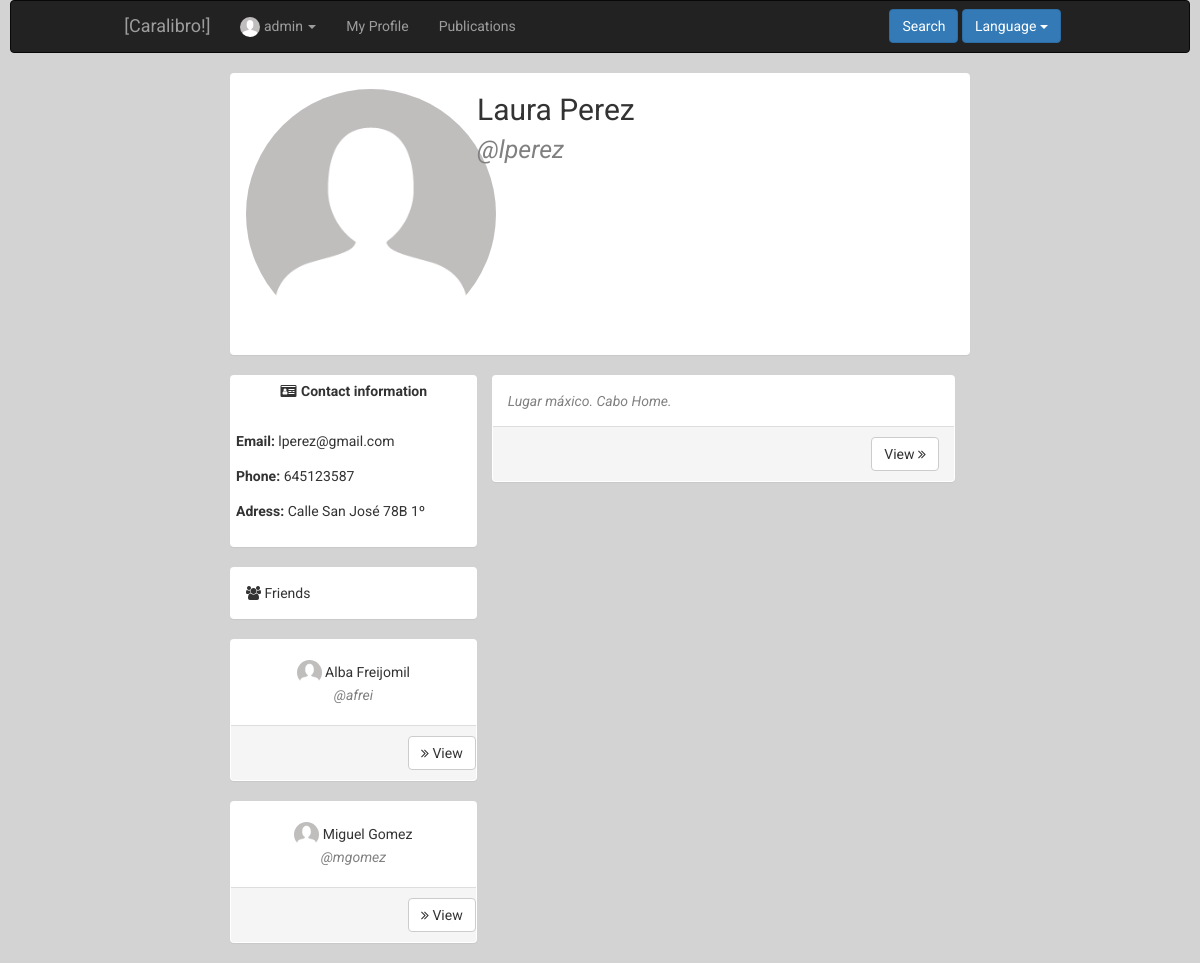
The app's page /index.php?controller=user&action=showcurrent&id=2 (signed in) with its own data.
### tables this page shows
CREATE TABLE IF NOT EXISTS `user` (
`id` int(11) NOT NULL,
  `name` varchar(50) NOT NULL,
  `surname` varchar(100) NOT NULL,
  `email` varchar(100) NOT NULL,
  `phone` int(9) NOT NULL,
  `user` varchar(50) NOT NULL,
  `password` varchar(255) NOT NULL,
  `birthday` date NOT NULL,
  `address` varchar(100) NOT NULL,
  `status` tinyint(1) NOT NULL,
  `photo` varchar(255) DEFAULT NULL,
  `type` tinyint(1) NOT NULL,
  `private` tinyint(1) NOT NULL
);

CREATE TABLE IF NOT EXISTS `publication` (
`id` int(11) NOT NULL,
  `destination` int(11) NOT NULL,
  `type` varchar(50) NOT NULL,
  `owner` int(11) NOT NULL,
  `creationdate` date NOT NULL,
  `hour` time NOT NULL,
  `description` text NOT NULL,
  `status` tinyint(1) NOT NULL
);

### core/ViewManager.php (called while the page is built, shortened)
<?php
class ViewManager {
    private $variables = array();
    public function setVariable($varname, $value, $flash=false) {
        $this->variables[$varname] = $value;
    }
    public function getVariable($varname, $default=NULL) {
        if (!isset($this->variables[$varname])) {
            return $default;
        }
        return $this->variables[$varname];
    }
    public function render($controller, $viewname) {
        include(__DIR__."/../Views/$controller/$viewname.php");
    }
    private static $viewmanager_singleton = NULL;
    public static function getInstance() {
        if (self::$viewmanager_singleton == null) {
            self::$viewmanager_singleton = new ViewManager();
        }
        return self::$viewmanager_singleton;
    }
}

### Controllers/USER_Controller.php (called while the page is built, shortened)
<?php
require_once(__DIR__ . "/../core/ViewManager.php");
require_once(__DIR__ . "/../core/I18n.php");
require_once(__DIR__ . "/../Models/User.php");
require_once(__DIR__ . "/../Models/USER_Model.php");
require_once(__DIR__ . "/../Models/Publication.php");
require_once(__DIR__ . "/../Models/PUBLICATION_Model.php");
require_once(__DIR__ . "/../Models/FRIENDSHIP_Model.php");
class USER_Controller extends BaseController
{
    private $userModel;
    public function __construct()
    {
        $this->userModel = new USER_Model();
        $this->view->setLayout("base");
    }
    public function showcurrent()
    {
        $userid = $_REQUEST["id"];
        $user   = $this->userModel->showcurrent($userid);
        $publicationModel = new PUBLICATION_Model();
        $publications     = $publicationModel->showall($userid, "user");
        $friendshipModel = new FRIENDSHIP_Model();
        $friends         = $friendshipModel->showall($userid);
        $this->view->setVariable("user", $user);
        $this->view->setVariable("publications", $publications);
        $this->view->setVariable("friends", $friends);
        $this->view->render("user", "USER_SHOWCURRENT_Vista");
    }
}

### index.php (called while the page is built, shortened)
<?php
function run() {
    try{
        $controller = loadController($_GET["controller"]);
        $actionName = $_GET["action"];
        $controller->$actionName();
    } catch (Exception $ex) {
        die($ex->getMessage());
    }
}
function loadController($controllerName) {
    return new $controllerClassName();
}
run();
?>

### Models/User.php (called while the page is built, shortened)
<?php
class User {
    private $id;
    private $user;
    private $name;
    private $surname;
    private $email;
    private $phone;
    private $address;
    private $photo;
    public function __construct($id=NULL, $user=NULL, $name=NULL, $surname=NULL, $email=NULL, $phone=NULL,
                                $birthday=NULL, $address=NULL, $status=1, $photo=NULL, $type=0,
                                $private=0, $password=NULL)
    {
     $this->id = $id;
     $this->user = $user;
     $this->name = $name;
     $this->surname = $surname;
     $this->email = $email;
     $this->phone = $phone;
     $this->address = $address;
     $this->photo = $photo;
    }
    public function getID() {
        return $this->id;
    }
    public function setID($id) {
        $this->id = $id;
    }
    public function getUser() {
        return $this->user;
    }
    public function getName() {
        return $this->name;
    }
    public function setName($name) {
        $this->name = $name;
    }
    public function getSurname() {
        return $this->surname;
    }
    public function getEmail() {
        return $this->email;
    }
    public function getPhone() {
        return $this->phone;
    }
    public function getAddress() {
        return $this->address;
    }
    public function getPhoto() {
        return $this->photo;
    }
}

### Models/USER_Model.php (called while the page is built, shortened)
<?php
require_once(__DIR__."/../core/PDOConnection.php");
class USER_Model {
    private $db;
    public function __construct()
    {
        $this->db = PDOConnection::getInstance();
    }
    public function showcurrent($userID)
    {
        $sql = $this->db->prepare("SELECT * FROM user WHERE id=?");
        $sql->execute(array($userID));
        $user = $sql->fetch(PDO::FETCH_ASSOC);
        if($user != NULL) {
            return new User($user["id"], $user["user"], $user["name"], $user["surname"], $user["email"],
                                        $user["phone"], $user["birthday"], $user["address"], $user["status"],
                                        $user["photo"], $user["type"], $user["private"]);
        } else {
            return NULL;
        }
    }
}

### core/PDOConnection.php (called while the page is built)
<?php
class PDOConnection {
    private static $dbhost = "127.0.0.1";
    private static $dbname = "ET3Grupo1";
    private static $dbuser = "ET3Grupo1";
    private static $dbpass = "ET3Grupo1";
    private static $db_singleton = null;
    public static function getInstance() {
        if (self::$db_singleton == null) {
            self::$db_singleton = new PDO(
                "mysql:host=".self::$dbhost.";dbname=".self::$dbname.";charset=utf8",
                self::$dbuser,
                self::$dbpass,
                array(
                    PDO::ATTR_EMULATE_PREPARES => false,
                    PDO::ATTR_ERRMODE => PDO::ERRMODE_EXCEPTION
                )
            );
        }
        return self::$db_singleton;
    }
}
?>

### Views/messages/messages_es.php (called while the page is built)
<?php
  $i18n_messages =
  array(
  )
?>

### core/I18n.php (called while the page is built, shortened)
<?php
class I18n {
  private $messages;
  public function setLanguage($language) {
    $this->messages = $i18n_messages;
  }
  public function i18n($key) {
    if (isset($this->messages[$key])){
      return $this->messages[$key];
    }else{
      return $key;
    }
  }
  private static $i18n_singleton = null;
  public static function getInstance() {
    if (self::$i18n_singleton == NULL) {
      self::$i18n_singleton = new I18n();
    }
    return self::$i18n_singleton;
  }
}
function i18n($key) {
  return I18n::getInstance()->i18n($key);
}

### Models/FRIENDSHIP_Model.php (called while the page is built, shortened)
<?php
require_once(__DIR__ . "/../core/PDOConnection.php");
class FRIENDSHIP_Model
{
    private $db;
    public function __construct()
    {
        $this->db = PDOConnection::getInstance();
    }
    public function showall($currentuserid, $add = 1)
    {
        $friends = array();
        $sql = $this->db->prepare("SELECT u.id, u.user, u.name, u.surname, u.status, u.photo FROM user as u, friendship as f where f.member=? AND f.status=? and f.secondarymember=u.id ORDER BY u.name");
        $sql->execute(array(
            $currentuserid,
            $add
        ));
        $friends_db = $sql->fetchAll(PDO::FETCH_ASSOC);
        foreach ($friends_db as $friend) {
            array_push($friends, new User($friend["id"], $friend["user"], $friend["name"], $friend["surname"], NULL, NULL, NULL, NULL, $friend["status"], $friend["photo"]));
        }
        return $friends;
    }
}

### Models/Publication.php (called while the page is built, shortened)
<?php
class Publication
{
    private $id;
    private $description;
    public function __construct($id = NULL, $destination = NULL, $type = NULL, $owner = NULL, $creationdate = NULL, $hour = NULL, $description = NULL, $status = NULL)
    {
        $this->id           = $id;
        $this->description  = $description;
    }
    public function getID()
    {
        return $this->id;
    }
    public function getDescription()
    {
        return $this->description;
    }
}
?>

### Models/PUBLICATION_Model.php (called while the page is built, shortened)
<?php
require_once(__DIR__ . "/../core/PDOConnection.php");
class PUBLICATION_Model
{
    private $db;
    public function __construct()
    {
        $this->db = PDOConnection::getInstance();
    }
    public function showall($destinationID, $type)
    {
        $sql = $this->db->prepare("SELECT * FROM publication WHERE destination=? AND type=? ORDER BY id DESC");
        $sql->execute(array(
            $destinationID,
            $type
        ));
        $publications_db = $sql->fetchAll(PDO::FETCH_ASSOC);
        $publications = array();
        foreach ($publications_db as $publication) {
            array_push($publications, new Publication($publication["id"], $publication["destination"], $publication["type"], $publication["owner"], $publication["creationdate"], $publication["hour"], $publication["description"], $publication["status"]));
        }
        return $publications;
    }
}

### Views/user/USER_SHOWCURRENT_Vista.php (the view, shortened to what this page needs)
<?php
	require_once(__DIR__."/../../core/ViewManager.php");
	$view = ViewManager::getInstance();
	$user = $view->getVariable("user");
	$friends = $view->getVariable("friends");
	$publications = $view->getVariable("publications");
?>
<div class="container-fluid">
<div class="row">
	<div class="panel">
		<div class="panel-body">
			<div class="row">
				<div class="col-md-4 text-center">
					<?php if ($user->getPhoto() == NUll): ?>
						<img class="pfphoto img-circle" src="media/profileImages/default.png" alt="default">
					<?php else: ?>
						<img class="pfphoto img-circle" src="media/profileImages/<?=$user->getPhoto() ?>" alt="<?=$user->getPhoto() ?>">
					<?php endif ?>
				</div>
				<div class="col-md-8">
					<div class="row">
						<font class="pfname"><?=$user->getName() ?> <?=$user->getSurname() ?></font>
					</div>
					<div class="row">
						<font class="pfusername">@<?=$user->getUser() ?></font>
					</div>
				</div>
			</div>
		</div>
	</div>
</div>
<div class="row">
	<div class="col-md-4">
	<div class="row">
		<div class="panel">
			<div class="panel-header" style="padding: 5px">
				<div class="text-center primary">
 					<i class="fa fa-drivers-license fa-fw"></i>
 					<label for=""><?=i18n("Contact information") ?></label>
				</div>
			</div>
			<div class="panel-body" >
				<div class="row" style="padding: 5px">
						<label for=""><?= i18n("Email") ?>:</label> <?=$user->getEmail() ?>
					</div>
					<div class="row" style="padding: 5px">
						<label for=""><?= i18n("Phone") ?>:</label> <?=$user->getPhone() ?>
					</div>
					<div class="row" style="padding: 5px">
						<label for=""><?= i18n("Adress") ?>:</label> <?=$user->getAddress() ?>
					</div>
			</div>
		</div>
	</div>
	<div class="row">
		<div class="panel">
			<div class="panel-body" >
				<i class="fa fa-users">
				</i> <?= i18n("Friends") ?>
			</div>
		</div>
	</div>
	<?php foreach ($friends as $friend): ?>
		<div class="row">
		<div class="panel">
			<div class="panel-body" >
				<div class="row text-center" style="padding: 5px">
					<?php if ($friend->getPhoto() == NULL): ?>
						<img class="smallPhoto img-circle" src="media/profileImages/default.png" alt="default">
					<?php else: ?>
						<img class="smallPhoto img-circle" src="media/profileImages/<?=$friend->getPhoto() ?>" alt="<?=$friend->getPhoto() ?>">
					<?php endif ?>
					<font class="name"><?= $friend->getName()." ".$friend->getSurname() ?></font><br>
					<font class="user">@<?=$friend->getUser() ?></font>
				</div>
			</div>
			<div class="panel-footer">
			<div class="row">
				<a href="index.php?controller=user&action=showcurrent&id=<?=$friend->getID()  ?>">
					<button class="btn btn-default pull-right">
					<i class="fa fa-angle-double-right"></i>
						<?= i18n("View") ?>
					</button>
				</a>
			</div>
			</div>
		</div>
	</div>
	<?php endforeach ?>
	</div>
	<div class="col-md-8">
		<?php if ($publications == NULL): ?>
			<div class="panel">
				<div class="panel-body">
					<div class="text-center">
						<font class=""><?= i18n("No publication here") ?></font>
					</div>
				</div>
			</div>
		<?php else: ?>
			<?php foreach ($publications as $publication): ?>
							<div class="panel">
								<div class="panel-body">
									<font class="user">
										<?=$publication->getDescription() ?>
									</font>
								</div>
								<div class="panel-footer">
									<div class="row">
										<div class="col-md-6 pull-left">
										</div>
										<div class="col-md-6">
											<a href="index.php?controller=publication&action=showcurrent&id=<?=$publication->getID() ?>">
												<button class="btn btn-default pull-right">
													<?= i18n("View")  ?>
													<i class="fa fa-angle-double-right"></i>
												</button>
											</a>
										</div>
									</div>
								</div>
							</div>
						<?php endforeach ?>
		<?php endif ?>
	</div>
</div>
</div>

### records on screen
user: name "Laura", surname "Perez", user "lperez", email "lperez@gmail.com", phone "645123587", address "Calle San José 78B 1º"
user: name "Alba", surname "Freijomil", user "afrei"
user: name "Miguel", surname "Gomez", user "mgomez"
publication: description "Lugar máxico. Cabo Home."

### other values on screen
$currentuser "admin"
i18n("My Profile") "My Profile"
i18n("Publications") "Publications"
i18n("Search") "Search"
i18n("Language") "Language"
i18n("Contact information") "Contact information"
i18n("Email") "Email"
i18n("Phone") "Phone"
i18n("Adress") "Adress"
i18n("Friends") "Friends"
